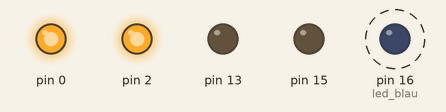
Simulated run of this sketch. Board: Arduino Uno, built for the host (arithmetic inside an expression is 32-bit, double 64-bit). On the bench: output pins drawn as LEDs (lit = HIGH). Dashed ring = blinking. What the sketch prints to the serial monitor is not drawn.

Above: at 0.7 s.
Timing chart, 0 to 3.5 s (numbered marks = the images above):
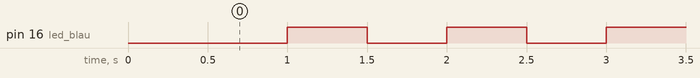

The sketch:

01_2022_01_04_ex2-telecos.ino
```cpp
//_2022_01_04_ex2-telecos.ino
//curs tardor 2022 telecos.cat
//jnogues@gmail.com
//pseudo-multitasking

//llibreria blynk
#include <Blynk.h>
BlynkTimer taskScheduler;//organitzador de tasques

#define led_blau 16

void setup()
{
  Serial.begin(115200);
  delay(500);
  Serial.println(" ");
  Serial.println("telecos.cat");
  Serial.println("_2022_01_04_ex2-telecos.ino");

  pinMode(0, OUTPUT);
  digitalWrite(0,HIGH);
  pinMode(2, OUTPUT);
  digitalWrite(2,HIGH);
  pinMode(13, OUTPUT);
  digitalWrite(13,LOW);
  pinMode(15, OUTPUT);
  digitalWrite(15,LOW);
  pinMode(4, INPUT);
  pinMode(5, INPUT);
  pinMode(12, INPUT);
  pinMode(14, INPUT);
  pinMode(led_blau, OUTPUT);

  taskScheduler.setInterval(500L, toggleLed);//tasca 1
}

void loop()
{
   taskScheduler.run();
}


//***********************TASQUES***********************

//tasca 1
void toggleLed()
{
  digitalWrite(led_blau, !digitalRead(led_blau));
}
```

Measured:
- by itself, pin 16 (led_blau): alternates HIGH for 0.50 s and LOW for 0.50 s
